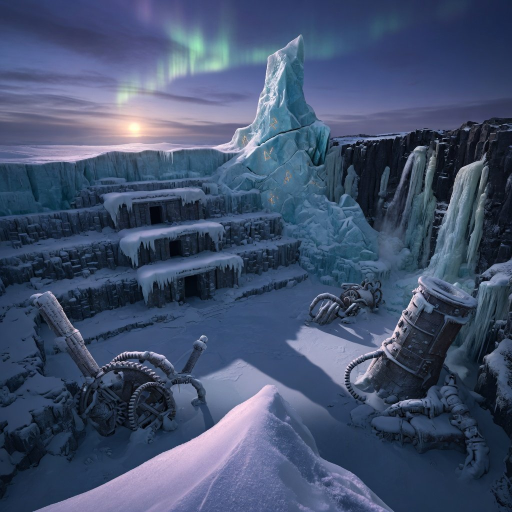
#> input picture tools/gatesuite/fixtures/key-zd1-b.jpg, 1024 x 1024 px (shown at 1/2 size)
$ python -i clean.py   (imports and definitions only)
#> lines starting #> are read from the running program, lines starting #| are printed output that depends on the picture
#!/usr/bin/env python3
"""sky-clean: run sky-band-gate, clean only flagged regions, re-gate.

Stops when the plate PASSes band checks, or when blotchiness (local BG
variance) rises after a clean pass.

  python3 tools/sky-clean/clean.py --in plate.jpg --out out.jpg
  python3 tools/sky-clean/clean.py --in plate.jpg --out out.jpg --max-passes 4

Exit 0 = PASS (or already PASS / unchanged KEEP). Exit 1 = still FAIL or
refused blotch. Exit 2 = bad invocation / disk floor.
"""
from __future__ import annotations

import argparse
import json
import os
import sys
from pathlib import Path

import cv2
import numpy as np
from scipy import ndimage as nd

PKG = Path(__file__).resolve().parent
ROOT = PKG.parents[1]
GATE = ROOT / "tools" / "sky-band-gate"
sys.path.insert(0, str(GATE))
sys.path.insert(0, str(PKG))

from measures import assess_plate, key_b_median_star, load_rgb, mean_v  # noqa: E402
from blotch import blotch_rose, blotchiness  # noqa: E402
from regions import regions_from_assessment  # noqa: E402

DISK_FLOOR_KB = 2_000_000
THIN_SCHEDULE = (1.15, 1.7, 2.4, 3.2)


def disk_free_kb(path: str = "/") -> int:
    st = os.statvfs(path)
    return int(st.f_bavail * st.f_frsize / 1024)


# [92 lines left out: functions _union_mask, apply_fix2, not called in this run]


def gate_row(bgr: np.ndarray, key_b_med: float | None, ring_median_v: float | None):
    # assess_plate expects RGB
    rgb = cv2.cvtColor(bgr, cv2.COLOR_BGR2RGB).astype(np.float32)
    return assess_plate(rgb, key_b_med=key_b_med, ring_median_v=ring_median_v)


def clean_plate(
    bgr: np.ndarray,
    *,
    key_b_med: float | None = None,
    ring_median_v: float | None = None,
    max_passes: int = 4,
    thin_schedule: tuple[float, ...] = THIN_SCHEDULE,
    dobg: bool = True,
) -> dict:
    """Iterate gate→clean→gate. Returns dict with status, bgr, passes, log."""
    cur = bgr.copy()
    row0 = gate_row(cur, key_b_med, ring_median_v)
    b0 = blotchiness(cv2.cvtColor(cur, cv2.COLOR_BGR2RGB))
    log = [
        {
            "pass": 0,
            "band_fail": bool(row0.get("band_fail")),
            "reasons": list(row0.get("reasons") or []),
            "blotchiness": round(b0, 4),
        }
    ]
    if not row0.get("band_fail"):
        return {
            "status": "PASS",
            "unchanged": True,
            "bgr": cur,
            "row": row0,
            "passes": 0,
            "blotchiness": b0,
            "log": log,
            "refused_blotch": False,
        }

    prev_blotch = b0
    schedule = list(thin_schedule[:max_passes])
    for i, thin in enumerate(schedule, start=1):
        row = gate_row(cur, key_b_med, ring_median_v)
        if not row.get("band_fail"):
            return {
                "status": "PASS",
                "unchanged": False,
                "bgr": cur,
                "row": row,
                "passes": i - 1,
                "blotchiness": prev_blotch,
                "log": log,
                "refused_blotch": False,
            }
        regs = regions_from_assessment(row)
        if not regs:
            break
        cand = apply_fix2(cur, regs, thin, dobg=dobg)
        b1 = blotchiness(cv2.cvtColor(cand, cv2.COLOR_BGR2RGB))
        entry = {
            "pass": i,
            "thin": thin,
            "regions": [r["kind"] for r in regs],
            "blotchiness": round(b1, 4),
            "blotch_before": round(prev_blotch, 4),
        }
        if blotch_rose(prev_blotch, b1):
            entry["refused"] = True
            log.append(entry)
            return {
                "status": "REFUSED_BLOTCH",
                "unchanged": False,
                "bgr": cur,  # keep last non-blotchy
                "row": row,
                "passes": i - 1,
                "blotchiness": prev_blotch,
                "log": log,
                "refused_blotch": True,
                "candidate_blotchiness": b1,
            }
        cur = cand
        prev_blotch = b1
        row_after = gate_row(cur, key_b_med, ring_median_v)
        entry["band_fail"] = bool(row_after.get("band_fail"))
        entry["reasons"] = list(row_after.get("reasons") or [])
        log.append(entry)
        if not row_after.get("band_fail"):
            return {
                "status": "PASS",
                "unchanged": False,
                "bgr": cur,
                "row": row_after,
                "passes": i,
                "blotchiness": prev_blotch,
                "log": log,
                "refused_blotch": False,
            }

    row_f = gate_row(cur, key_b_med, ring_median_v)
    return {
        "status": "FAIL" if row_f.get("band_fail") else "PASS",
        "unchanged": False,
        "bgr": cur,
        "row": row_f,
        "passes": len(log) - 1,
        "blotchiness": prev_blotch,
        "log": log,
        "refused_blotch": False,
    }


# [55 lines left out: function main, not called in this run]


# [2 lines not run here, left out]

>>> import cv2
>>> picture = cv2.imread('../gatesuite/fixtures/key-zd1-b.jpg', cv2.IMREAD_GRAYSCALE)
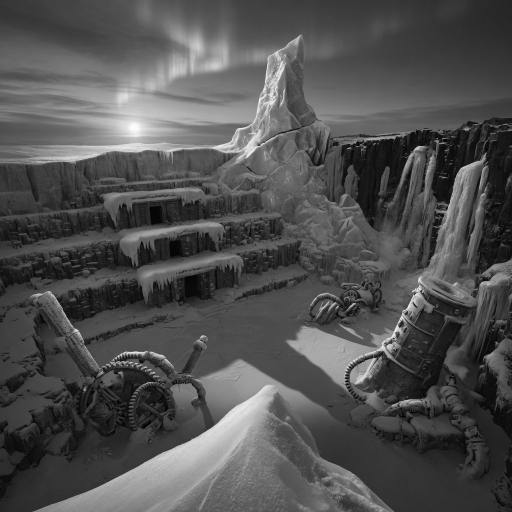
#> picture: shape (1024, 1024) (shown at 1/2 size); min 0, max 255, mean 80.6
>>> result = clean_plate(picture)
#> (the run stopped early here; a loop or call above may not have finished)

$ run again, on tools/gatesuite/fixtures/v11-icicle-bar.jpg
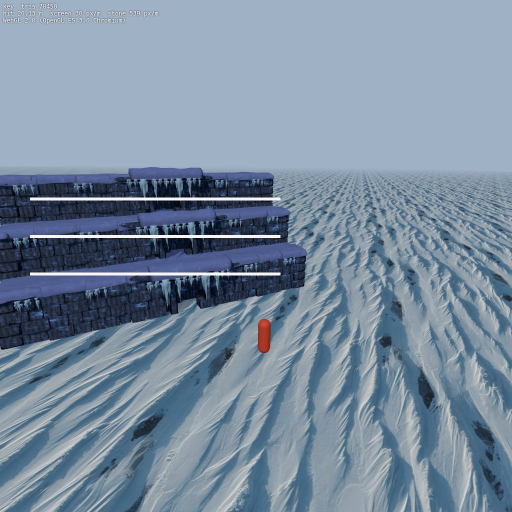
#> input picture tools/gatesuite/fixtures/v11-icicle-bar.jpg, 1024 x 1024 px (shown at 1/2 size)
#> `picture = cv2.imread('../gatesuite/fixtures/key-zd1-b.jpg', cv2.IMREAD..`:
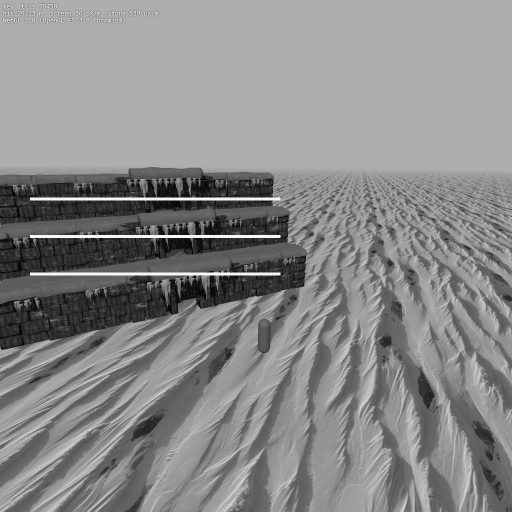
#> picture: shape (1024, 1024) (shown at 1/2 size); min 0, max 255, mean 137.1

$ run again, on tools/gatesuite/fixtures/v11-slab-removed.jpg
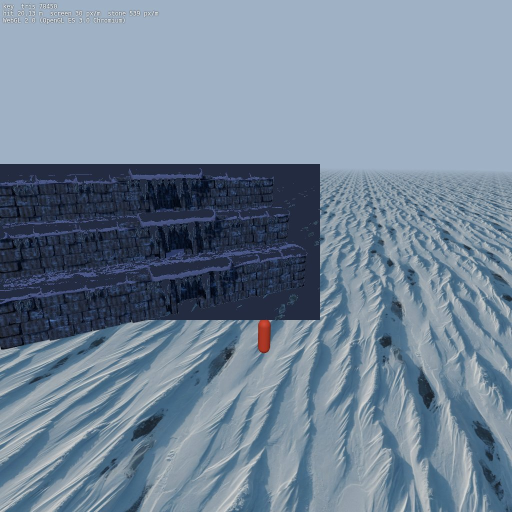
#> input picture tools/gatesuite/fixtures/v11-slab-removed.jpg, 1024 x 1024 px (shown at 1/2 size)
#> `picture = cv2.imread('../gatesuite/fixtures/key-zd1-b.jpg', cv2.IMREAD..`:
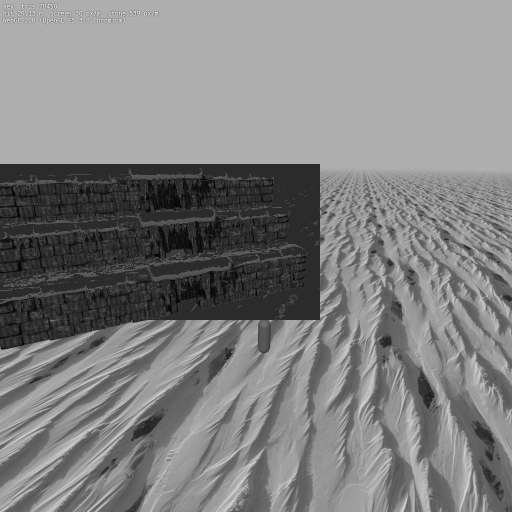
#> picture: shape (1024, 1024) (shown at 1/2 size); min 0, max 255, mean 129.6
